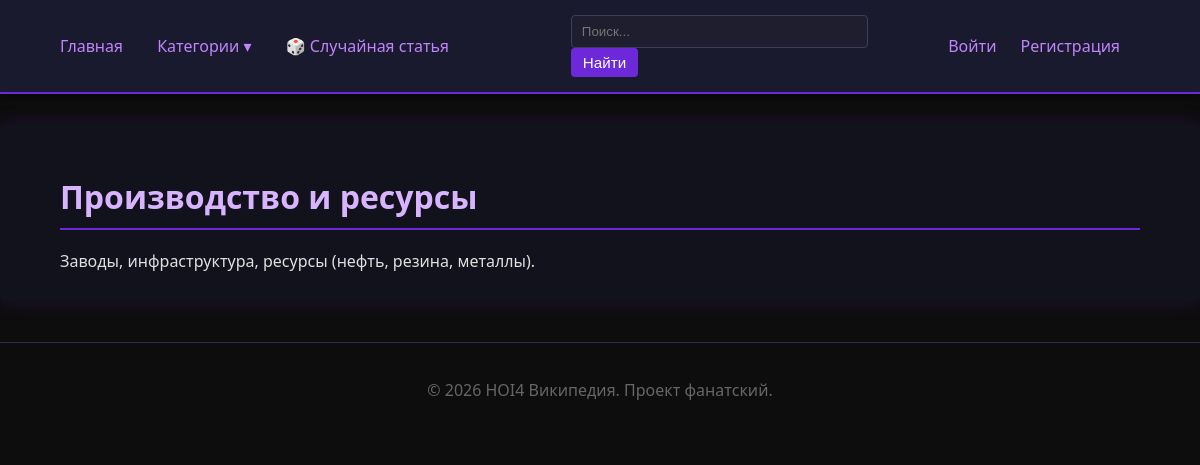
Before: /mechanic/3 with the older database file.
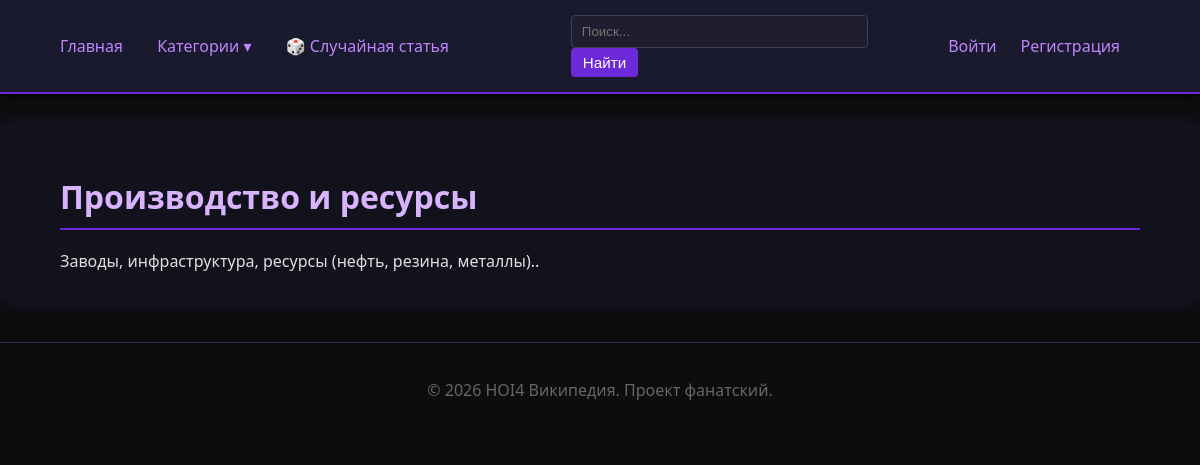
After: the same page with the newer database file.
### app/models.py (models this page shows, shortened)
class Mechanic(SqlAlchemyBase):
    __tablename__ = 'mechanic'
    id = sa.Column(sa.Integer, primary_key=True, autoincrement=True)
    nazvanie = sa.Column(sa.String(120), nullable=False, unique=True)
    opisanie = sa.Column(sa.Text, nullable=False)
    category = orm.relationship('Category', secondary=mechanicCategorySvyaz, backref='mechanics')

### app/routes.py (the view)
@main.route('/mechanic/<int:id>')
def mechanicDetail(id):
    sessia = dbSession()
    mechanic = sessia.query(Mechanic).get(id)
    if not mechanic:
        abort(404)
    return render_template('mechanicDetail.html', title=mechanic.nazvanie, mechanic=mechanic)

### app/__init__.py (called while the page is built)
def create_app(configClass=Config):
    app = Flask(__name__)
    app.config.from_object(configClass)
    loginManager.init_app(app)
    from app.models import Yuzer, dbSession, Category
    @app.teardown_appcontext
    def shutdownSession(exception=None):
        dbSession.remove()
    @loginManager.user_loader
    def loadYuzer(yuzerId):
        sessia = dbSession()
        return sessia.get(Yuzer, int(yuzerId))
    @app.context_processor
    def utilityProcessor():
        def getKategoriiSoStatyami():
            sessia = dbSession()
            return sessia.query(Category).filter(Category.statya.any()).all()
        return dict(getKategoriiSoStatyami=getKategoriiSoStatyami)
    from app.routes import main
    app.register_blueprint(main)
    return app

### app/templates/mechanicDetail.html (shortened to what this page needs)
{% extends "base.html" %}
{% block content %}
    <h1>{{ mechanic.nazvanie }}</h1>
    <div>{{ mechanic.opisanie }}</div>
{% endblock %}

### app/templates/base.html (shortened to what this page needs)
<!DOCTYPE html>
<html lang="ru">
<head>
    <link rel="stylesheet" href="{{ url_for('static', filename='style.css') }}">
</head>
<body>
    <nav>
        <div class="nav-left">
            <a href="{{ url_for('main.index') }}">Главная</a>
            <div class="dropdown">
                <a href="#" class="dropbtn">Категории ▾</a>
            </div>
            <a href="{{ url_for('main.randomArticle') }}">🎲 Случайная статья</a>
        </div>
        <div class="searchBox">
            <form action="{{ url_for('main.search') }}" method="get">
                <input type="text" name="q" placeholder="Поиск...">
                <button type="submit">Найти</button>
            </form>
        </div>
        <div class="nav-right">
            {% if current_user.is_authenticated %}
                <div class="dropdown user-menu">
                    <a href="#" class="dropbtn user-btn" title="{{ current_user.name }}">
                        <span class="user-avatar">{{ current_user.name[0] | upper }}</span>
                    </a>
                    <div class="dropdown-content user-dropdown">
                        <div class="user-info">
                            <strong>{{ current_user.name }}</strong><br>
                            <small>{{ current_user.email }}</small>
                        </div>
                        <hr>
                        <a href="{{ url_for('main.newStatya') }}">✨ Новая статья</a>
                        {% if current_user.is_admin %}
                            <a href="{{ url_for('main.adminPanel') }}">⚙️ Админ-панель</a>
                        {% endif %}
                        <a href="{{ url_for('main.logout') }}">🚪 Выйти</a>
                    </div>
                </div>
            {% else %}
                <a href="{{ url_for('main.login') }}">Войти</a>
                <a href="{{ url_for('main.register') }}">Регистрация</a>
            {% endif %}
        </div>
    </nav>
    <main>
        {% block content %}{% endblock %}
    </main>
    <footer>
        <p>© 2026 HOI4 Википедия. Проект фанатский.</p>
    </footer>
</body>
</html>

### app/static/style.css (style rules this page uses)
body { font-family: 'Segoe UI', Tahoma, Geneva, Verdana, sans-serif; margin: 0; padding: 0; background: #0d0d0d; color: #e0e0e0; }
a { color: #c084fc; text-decoration: none; transition: color 0.2s, text-shadow 0.2s; }
nav { background: #1a1a2e; color: #ffffff; padding: 15px 60px; display: flex; justify-content: space-between; align-items: center; flex-wrap: wrap; border-bottom: 2px solid #6d28d9; box-shadow: 0 2px 10px rgba(0,0,0,0.7); }
nav a { margin-right: 20px; font-weight: 500; color: #c084fc; }
.searchBox { display: flex; align-items: center; }
.searchBox input { padding: 6px 10px; background: #2d2d44; border: 1px solid #6d28d9; color: #e0e0e0; border-radius: 4px; margin-right: 5px; }
.searchBox button { background: #6d28d9; border: none; color: white; padding: 6px 12px; border-radius: 4px; cursor: pointer; transition: background 0.2s; }
main { max-width: 100%; margin: 30px auto; padding: 30px 60px; background: #12121c; box-shadow: 0 0 20px rgba(109, 40, 217, 0.2); border-radius: 8px; box-sizing: border-box; }
footer { text-align: center; margin-top: 40px; padding: 20px 60px; color: #666; border-top: 1px solid #2d2d44; }
h1, h2, h3 { color: #d8b4fe; font-weight: 600; }
h1 { border-bottom: 2px solid #6d28d9; padding-bottom: 10px; margin-bottom: 20px; }
.btn, button, input[type="submit"] { background: #6d28d9; color: white; padding: 8px 16px; border: none; border-radius: 4px; cursor: pointer; transition: background 0.2s, box-shadow 0.2s; font-size: 0.95em; }
input[type="text"], input[type="email"], input[type="password"], textarea, select { background: #1e1e2f; border: 1px solid #3d3d5c; color: #e0e0e0; padding: 8px 10px; border-radius: 4px; width: 100%; max-width: 500px; }
.dropdown { position: relative; display: inline-block; }
.dropbtn { color: #c084fc; text-decoration: none; padding: 10px; font-weight: 500; }

Changed rows visible on the page:
changed Mechanic "Производство и ресурсы": opisanie "Заводы, инфраструктура, ресурсы (нефть, резина, металлы)." → "Заводы, инфраструктура, ресурсы (нефть, резина, металлы).."
